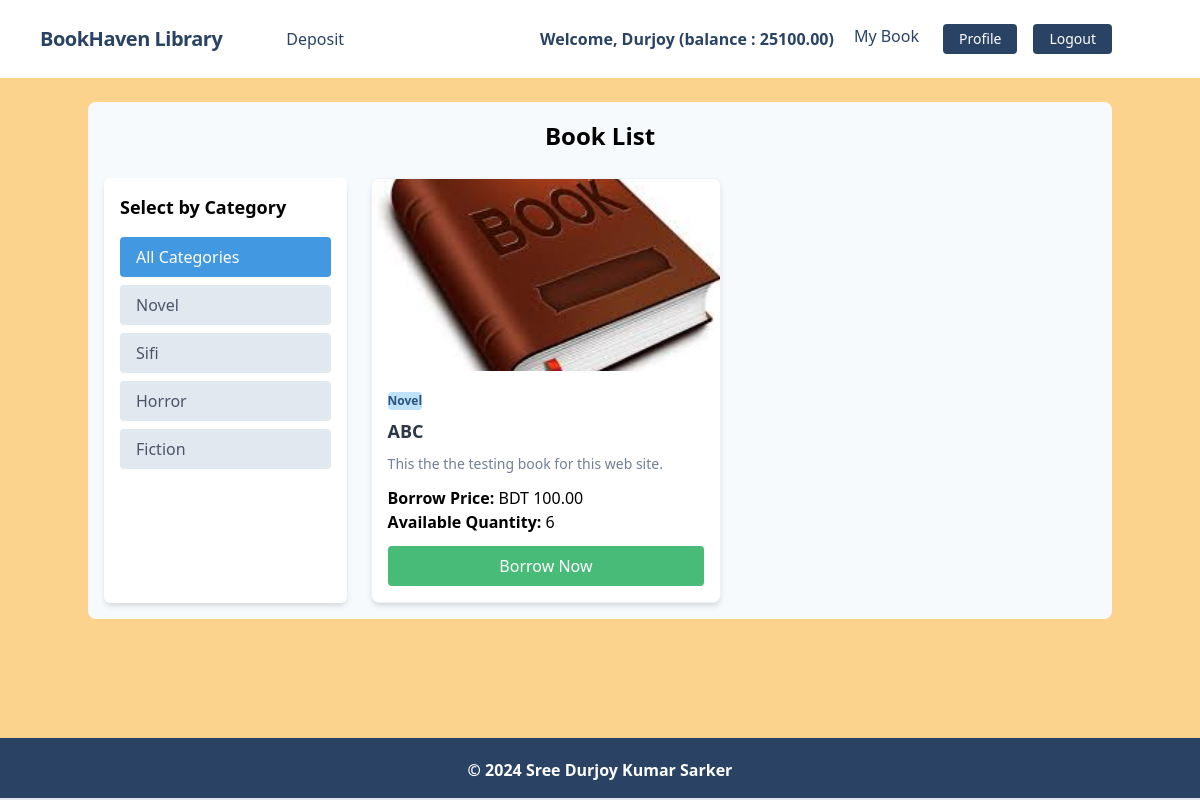
The app's page / (signed in) with its own data.
### accounts/models.py (models this page shows, shortened)
class UserAccount(models.Model):
    user = models.OneToOneField(User, related_name='account', on_delete=models.CASCADE)
    account_no = models.PositiveIntegerField(unique=True)  # Account number must be unique and positive
    phone_number1 = models.CharField(max_length=15, unique=True)  # Using CharField for better compatibility with country codes
    phone_number2 = models.CharField(max_length=15, unique=True)  # Same as above
    email = models.EmailField(unique=True)  # To ensure unique emails
    birth_date = models.DateField(null=True, blank=True)
    gender = models.CharField(max_length=10, choices=GENDER_TYPE)
    initial_deposit_date = models.DateField(auto_now_add=True)
    balance = models.DecimalField(default=0, max_digits=12, decimal_places=2)

### books/models.py (models this page shows, shortened)
class Category(models.Model):
    name = models.CharField(max_length=100)
    slug = models.SlugField(unique=True, blank=True)

class Book(models.Model):
        title = models.CharField(max_length=100)
        description = models.TextField()
        borrowprice = models.DecimalField(max_digits=10, decimal_places=2)
        quantity = models.IntegerField(default=1)
        image = models.ImageField(upload_to='books/uploads/', null=True, blank=True)
        catagory = models.ForeignKey(Category, on_delete=models.CASCADE)

### books/views.py (the view)
# urls.py: path('', BookListView.as_view(), name='home'),
class BookListView(ListView):
    model = Book
    template_name = 'books/book_list.html'
    context_object_name = 'books'
    def get_queryset(self):
        category_slug = self.kwargs.get('category_slug')
        if category_slug:
            category = get_object_or_404(Category, slug=category_slug)
            return Book.objects.filter(catagory=category)
        else:
            return Book.objects.all()
    def get_context_data(self, **kwargs):
        context = super().get_context_data(**kwargs)
        context['categories'] = Category.objects.all()  # Pass all categories to the template
        return context

### books/templates/books/book_list.html (shortened to what this page needs)
{% extends 'base.html' %}
{% load static %}
{% block content %}
<div class="container mx-auto mt-6 bg-gray-100 p-4 rounded-lg">
    <h1 class="text-center text-2xl font-bold mb-6">Book List</h1>
    <div class="flex">
        <div class="w-1/4 bg-white p-4 shadow-md rounded-md mr-6">
            <h5 class="text-lg font-semibold mb-4">Select by Category</h5>
            <ul class="space-y-2">
                <li>
                    <a href="{% url 'book_list' %}" class="block px-4 py-2 bg-blue-500 text-white rounded hover:bg-blue-600 transition">
                        All Categories
                    </a>
                </li>
                {% for category in categories %}
                <li>
                    <a href="{% url 'book_list_by_category' category.slug %}" class="block px-4 py-2 bg-gray-300 text-gray-700 rounded hover:bg-gray-400 hover:text-white transition">
                        {{ category.name }}
                    </a>
                </li>
                {% endfor %}
            </ul>
        </div>
        <div class="w-3/4">
            <div class="grid grid-cols-2 gap-6">
                {% for book in books %}
                <div class="bg-white shadow-md border border-gray-200 rounded-lg overflow-hidden">
                    {% if book.image %}
                    <img src="{{ book.image.url }}" alt="{{ book.title }}" class="w-full h-48 object-cover">
                    {% else %}
                    <img src="{% static 'book_placeholder.jpg' %}" alt="Placeholder Image" class="w-full h-48 object-cover">
                    {% endif %}
                    <div class="p-4">
                        <span class="inline-block bg-blue-200 text-blue-800 text-xs font-semibold mr-2 px-2.5 py-0.5 rounded mb-2">
                            {{ book.catagory.name }}
                        </span>
                        <h5 class="text-lg font-bold mb-2">
                            <a href="{% url 'book_details' book.id %}" class="text-gray-800 hover:text-blue-600 transition">
                                {{ book.title }}
                            </a>
                        </h5>
                        <p class="text-gray-600 text-sm mb-3">{{ book.description|truncatewords:20 }}</p>
                        <p><strong>Borrow Price:</strong> BDT {{ book.borrowprice }}</p>
                        <p><strong>Available Quantity:</strong> {{ book.quantity }}</p>
                        {% if request.user.is_authenticated %}
                        <form action="{% url 'borrow_book' book.id %}" method="POST">
                            {% if book.quantity > 0 %}
                            <button class="w-full mt-3 bg-green-500 text-white py-2 px-4 rounded hover:bg-green-600 transition">
                                Borrow Now
                            </button>
                            {% else %}
                            <button class="w-full mt-3 bg-gray-300 text-gray-700 py-2 px-4 rounded" disabled>
                                Out of Stock
                            </button>
                            {% endif %}
                        </form>
                        {% else %}
                        <p class="text-red-500 text-sm mt-3">Login to borrow this book.</p>
                        {% endif %}
                    </div>
                </div>
                {% empty %}
                <div class="col-span-2">
                    <p class="text-center text-gray-500">No books available at the moment.</p>
                </div>
                {% endfor %}
            </div>
        </div>
    </div>
</div>
{% endblock %}

### core/templates/navbar.html (shortened to what this page needs)
<nav class="flex items-center justify-between flex-wrap bg-white p-6 px-10">
    <div class="flex items-center flex-shrink-0 text-white mr-6">
        <span class="font-semibold text-xl tracking-tight text-blue-900"><a href="/">BookHaven Library</a></span>
    </div>
    <div class="w-full block flex-grow lg:flex lg:items-center lg:w-auto px-10">
        {% if request.user.is_authenticated %}
            <div class="text-md lg:flex-grow">
                <a href="{% url 'deposit' %}" class="block mt-4 lg:inline-block lg:mt-0 text-blue-900 hover:text-red-900 hover:font-black mr-4">
                    Deposit
                </a>
            </div>
            <div class="flex w-auto">
                <div class="text-blue-900 my-auto font-black px-5">Welcome, {{ request.user.first_name }} (balance : {{request.user.account.balance}}) </div>
                <div class="text-md lg:flex-grow">
                    <a href="{% url 'book_history' %}" class="block mt-4 lg:inline-block lg:mt-0 text-blue-900 hover:text-red-900 hover:font-black mr-4">
                        My Book
                    </a>
                </div>
                <a href="{% url 'profile' %}" class="mx-2 inline-block font-medium text-sm px-4 py-2 leading-none bg-blue-900 rounded text-white border-white hover:border-transparent hover:text-dark hover:bg-red-700 mt-4 lg:mt-0">Profile</a>
                <form action="{% url 'logout' %}" method="post" class="inline mx-2">
                    <button type="submit" class="font-medium text-sm px-4 py-2 leading-none bg-blue-900 rounded text-white border-white hover:border-transparent hover:text-dark hover:bg-red-700 mt-4 lg:mt-0">
                        Logout
                    </button>
                </form>
            </div>
        {% endif %}
    </div>
</nav>

### records on screen
Category: name "Novel"
Category: name "Sifi"
Category: name "Horror"
Category: name "Fiction"
Book: image (picture), catagory.name "Novel", title "ABC", description "This the the testing book for this web site.", borrowprice "100.00", quantity "6", shows "Borrow Now"

### other values on screen
{{ request.user.first_name }} "Durjoy"
{{ request.user.account.balance }} "25100.00"
